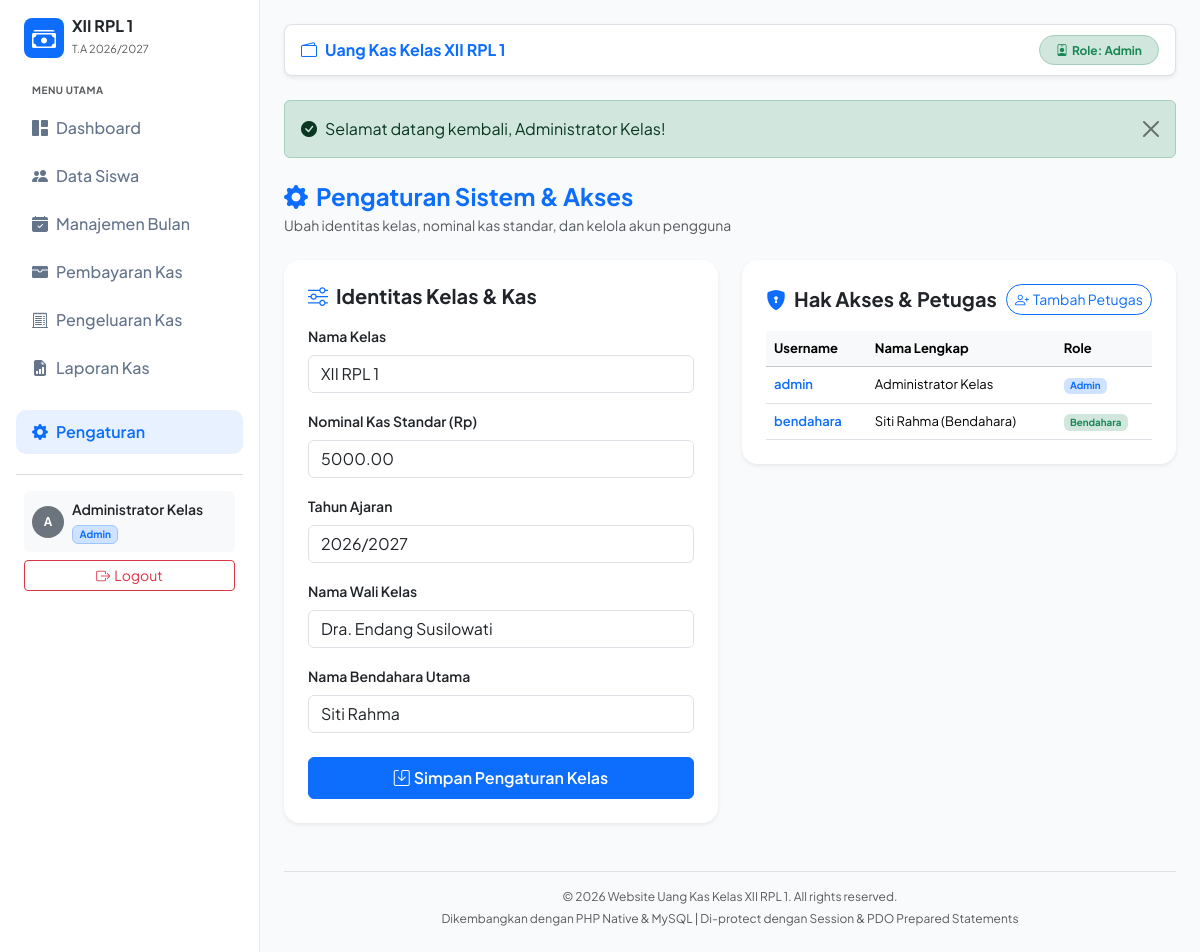
The app's page /php_native/pages/pengaturan.php (signed in) with its own data.
### tables this page shows
CREATE TABLE `pengaturan` (
  `id` INT PRIMARY KEY DEFAULT 1,
  `nama_kelas` VARCHAR(50) NOT NULL DEFAULT 'XII RPL 1',
  `nominal_kas_mingguan` DECIMAL(12,2) NOT NULL DEFAULT 5000,
  `tahun_ajaran` VARCHAR(20) NOT NULL DEFAULT '2026/2027',
  `nama_wali_kelas` VARCHAR(100) DEFAULT 'Dra. Endang Susilowati',
  `nama_bendahara` VARCHAR(100) DEFAULT 'Siti Rahma'
);

CREATE TABLE `users` (
  `id` INT AUTO_INCREMENT PRIMARY KEY,
  `username` VARCHAR(50) NOT NULL UNIQUE,
  `nama_lengkap` VARCHAR(100) NOT NULL,
  `role` ENUM('Admin', 'Bendahara') NOT NULL DEFAULT 'Bendahara',
  `password` VARCHAR(255) NOT NULL,  
  `created_at` DATETIME DEFAULT CURRENT_TIMESTAMP
);

### php_native/pages/pengaturan.php (the view, shortened to what this page needs)
<?php
require_once '../includes/header.php';
require_once '../includes/sidebar.php';
require_once '../includes/navbar.php';
$stmt_users = $pdo->query("SELECT id, username, nama_lengkap, role, created_at FROM users ORDER BY role ASC, id ASC");
$users = $stmt_users->fetchAll();
?>
<div class="d-flex justify-content-between align-items-center mb-4">
    <div>
        <h4 class="fw-bold mb-1 text-primary"><i class="bi bi-gear-fill me-2"></i>Pengaturan Sistem &amp; Akses</h4>
        <p class="text-muted small mb-0">Ubah identitas kelas, nominal kas standar, dan kelola akun pengguna</p>
    </div>
</div>
<div class="row g-4">
    <div class="col-12 col-lg-6">
        <div class="card border-0 shadow-sm rounded-4 p-4 bg-white">
            <h5 class="fw-bold text-dark mb-3"><i class="bi bi-sliders me-2 text-primary"></i>Identitas Kelas &amp; Kas</h5>
            <form action="" method="POST">
                <div class="mb-3">
                    <label class="form-label small fw-semibold">Nama Kelas</label>
                    <input type="text" name="nama_kelas" class="form-control" value="<?= htmlspecialchars($setting['nama_kelas']); ?>" required>
                </div>
                <div class="mb-3">
                    <label class="form-label small fw-semibold">Nominal Kas Standar (Rp)</label>
                    <input type="number" name="nominal_kas_mingguan" class="form-control" value="<?= $setting['nominal_kas_mingguan']; ?>" required>
                </div>
                <div class="mb-3">
                    <label class="form-label small fw-semibold">Tahun Ajaran</label>
                    <input type="text" name="tahun_ajaran" class="form-control" value="<?= htmlspecialchars($setting['tahun_ajaran']); ?>" required>
                </div>
                <div class="mb-3">
                    <label class="form-label small fw-semibold">Nama Wali Kelas</label>
                    <input type="text" name="nama_wali_kelas" class="form-control" value="<?= htmlspecialchars($setting['nama_wali_kelas'] ?? ''); ?>">
                </div>
                <div class="mb-4">
                    <label class="form-label small fw-semibold">Nama Bendahara Utama</label>
                    <input type="text" name="nama_bendahara" class="form-control" value="<?= htmlspecialchars($setting['nama_bendahara'] ?? ''); ?>">
                </div>
                <button type="submit" name="save_pengaturan" class="btn btn-primary w-100 py-2 fw-semibold">
                    <i class="bi bi-save me-1"></i>Simpan Pengaturan Kelas
                </button>
            </form>
        </div>
    </div>
    <div class="col-12 col-lg-6">
        <div class="card border-0 shadow-sm rounded-4 p-4 bg-white">
            <div class="d-flex justify-content-between align-items-center mb-3">
                <h5 class="fw-bold text-dark mb-0"><i class="bi bi-shield-lock-fill me-2 text-primary"></i>Hak Akses &amp; Petugas</h5>
                <?php if (is_admin()): ?>
                <button type="button" class="btn btn-sm btn-outline-primary rounded-pill" data-bs-toggle="modal" data-bs-target="#modalTambahUser">
                    <i class="bi bi-person-plus me-1"></i>Tambah Petugas
                </button>
                <?php endif; ?>
            </div>
            <div class="table-responsive">
                <table class="table table-hover align-middle mb-0" style="font-size: 13px;">
                    <thead class="table-light">
                        <tr>
                            <th>Username</th>
                            <th>Nama Lengkap</th>
                            <th>Role</th>
                        </tr>
                    </thead>
                    <tbody>
                        <?php foreach ($users as $u): ?>
                        <tr>
                            <td class="fw-semibold text-primary"><?= htmlspecialchars($u['username']); ?></td>
                            <td><?= htmlspecialchars($u['nama_lengkap']); ?></td>
                            <td>
                                <span class="badge bg-<?= $u['role'] == 'Admin' ? 'primary' : 'success'; ?>-subtle text-<?= $u['role'] == 'Admin' ? 'primary' : 'success'; ?>">
                                    <?= $u['role']; ?>
                                </span>
                            </td>
                        </tr>
                        <?php endforeach; ?>
                    </tbody>
                </table>
            </div>
        </div>
    </div>
</div>
<?php require_once '../includes/footer.php'; ?>

### php_native/includes/sidebar.php
<?php
$current_page = basename($_SERVER['PHP_SELF']);
?>
<div class="sidebar p-3 d-none d-md-block">
    <div class="d-flex align-items-center gap-2 mb-4 px-2">
        <div class="bg-primary text-white rounded-3 p-2 d-flex align-items-center justify-content-center" style="width: 40px; height: 40px;">
            <i class="bi bi-cash-stack fs-4"></i>
        </div>
        <div>
            <h6 class="fw-bold mb-0 text-dark"><?= htmlspecialchars($setting['nama_kelas']); ?></h6>
            <small class="text-muted" style="font-size: 11px;">T.A <?= htmlspecialchars($setting['tahun_ajaran']); ?></small>
        </div>
    </div>
    <div class="text-uppercase text-muted px-3 mb-2" style="font-size: 10px; font-weight: 700; letter-spacing: 0.5px;">Menu Utama</div>
    <ul class="nav nav-pills flex-column mb-auto">
        <li class="nav-item">
            <a href="dashboard.php" class="nav-link <?= $current_page == 'dashboard.php' ? 'active' : ''; ?>">
                <i class="bi bi-grid-1x2-fill me-2"></i>Dashboard
            </a>
        </li>
        <li class="nav-item">
            <a href="siswa.php" class="nav-link <?= $current_page == 'siswa.php' ? 'active' : ''; ?>">
                <i class="bi bi-people-fill me-2"></i>Data Siswa
            </a>
        </li>
        <li class="nav-item">
            <a href="bulan.php" class="nav-link <?= $current_page == 'bulan.php' ? 'active' : ''; ?>">
                <i class="bi bi-calendar-check-fill me-2"></i>Manajemen Bulan
            </a>
        </li>
        <li class="nav-item">
            <a href="pembayaran.php" class="nav-link <?= $current_page == 'pembayaran.php' ? 'active' : ''; ?>">
                <i class="bi bi-wallet-fill me-2"></i>Pembayaran Kas
            </a>
        </li>
        <li class="nav-item">
            <a href="pengeluaran.php" class="nav-link <?= $current_page == 'pengeluaran.php' ? 'active' : ''; ?>">
                <i class="bi bi-receipt-cutoff me-2"></i>Pengeluaran Kas
            </a>
        </li>
        <li class="nav-item">
            <a href="laporan.php" class="nav-link <?= $current_page == 'laporan.php' ? 'active' : ''; ?>">
                <i class="bi bi-file-earmark-bar-graph-fill me-2"></i>Laporan Kas
            </a>
        </li>
        <li class="nav-item mt-3">
            <a href="pengaturan.php" class="nav-link <?= $current_page == 'pengaturan.php' ? 'active' : ''; ?>">
                <i class="bi bi-gear-fill me-2"></i>Pengaturan
            </a>
        </li>
    </ul>
    <hr class="my-3 text-secondary opacity-25">
    <div class="px-2">
        <div class="d-flex align-items-center gap-2 p-2 rounded bg-light">
            <div class="bg-secondary text-white rounded-circle d-flex align-items-center justify-content-center" style="width: 32px; height: 32px; font-weight: bold; font-size: 12px;">
                <?= strtoupper(substr($_SESSION['username'] ?? 'U', 0, 1)); ?>
            </div>
            <div class="overflow-hidden" style="flex: 1;">
                <div class="fw-semibold text-truncate small"><?= htmlspecialchars($_SESSION['nama_lengkap'] ?? 'User'); ?></div>
                <span class="badge bg-primary-subtle text-primary border border-primary-subtle" style="font-size: 10px;"><?= htmlspecialchars($_SESSION['user_role'] ?? 'Bendahara'); ?></span>
            </div>
        </div>
        <a href="../auth/logout.php" class="btn btn-outline-danger btn-sm w-100 mt-2">
            <i class="bi bi-box-arrow-right me-1"></i>Logout
        </a>
    </div>
</div>

### php_native/includes/navbar.php (shortened to what this page needs)
<div class="content-area">
    <nav class="navbar navbar-expand-lg navbar-light bg-white rounded-3 shadow-sm mb-4 px-3 py-2 border">
        <div class="container-fluid p-0">
            <span class="navbar-brand fw-bold fs-6 text-primary me-auto">
                <i class="bi bi-wallet2 me-2"></i>Uang Kas Kelas <?= htmlspecialchars($setting['nama_kelas']); ?>
            </span>
            <div class="d-flex align-items-center gap-2">
                <span class="badge bg-success-subtle text-success border border-success-subtle px-3 py-2 rounded-pill small">
                    <i class="bi bi-person-badge me-1"></i>Role: <?= htmlspecialchars($_SESSION['user_role'] ?? 'Bendahara'); ?>
                </span>
            </div>
        </div>
    </nav>

### php_native/includes/footer.php (shortened to what this page needs)
    <footer class="mt-5 pt-3 text-center text-muted border-top" style="font-size: 12px;">
        <p class="mb-1">&copy; <?= date('Y'); ?> Website Uang Kas Kelas <?= htmlspecialchars($setting['nama_kelas']); ?>. All rights reserved.</p>
        <p class="mb-0">Dikembangkan dengan PHP Native &amp; MySQL | Di-protect dengan Session &amp; PDO Prepared Statements</p>
    </footer>
</div></div>
</body>
</html>

### php_native/includes/header.php (style rules this page uses)
body { font-family: 'Plus Jakarta Sans', sans-serif; background-color: #f8fafc; }
.sidebar { width: 260px; min-height: 100vh; background: #ffffff; border-right: 1px solid #e2e8f0; }
.sidebar .nav-link { color: #64748b; font-weight: 500; padding: 10px 16px; border-radius: 10px; margin-bottom: 4px; }
.sidebar .nav-link:hover, .sidebar .nav-link.active { color: #0d6efd; background-color: #e7f1ff; font-weight: 600; }
.content-area { flex: 1; padding: 24px; }

### records on screen
pengaturan: nama_kelas "XII RPL 1", tahun_ajaran "2026/2027", nominal_kas_mingguan "5000.00", nama_wali_kelas "Dra. Endang Susilowati", nama_bendahara "Siti Rahma"
users: username "admin", nama_lengkap "Administrator Kelas", role "Admin"
users: username "bendahara", nama_lengkap "Siti Rahma (Bendahara)", role "Bendahara"

### other values on screen
substr($_SESSION['username'] ?? 'U', 0, 1) "A"
$_SESSION['nama_lengkap'] "Administrator Kelas"
$_SESSION['user_role'] "Admin"
$_SESSION['flash_success'] "Selamat datang kembali, Administrator Kelas!"
